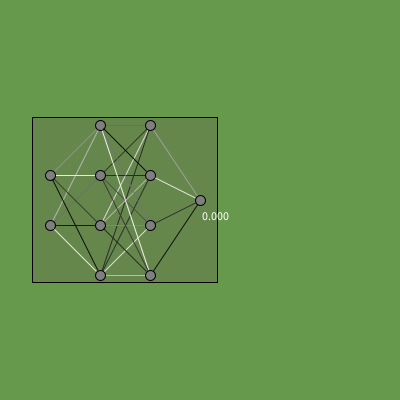
Frame 1 (no input)
Frame 60 (the mouse pressed at the canvas centre just before this capture): identical to frame 1, image omitted
Frame 120 (the mouse held since frame 60 and released just before this capture): identical to frame 1, image omitted

The Processing sketch that drew this single still picture (run headless with seeded random() and noise(); from frame 60 on, the mouse is pressed at the canvas centre):

// Processing sketch: Neural_Network_XOR
// ── Neural_Network_XOR.pde
Network NN;
Data D;
int[] nnDim ={2, 4,4, 1};

boolean manualInput=true;
float LearningRate = 0.01;

void setup() {
  size(400, 400);
  colorMode(RGB, 1, 1, 1);
  rectMode(CENTER);

  NN=new Network(nnDim);
  D=new Data();
}

void draw() {
  background(0.4, 0.6, 0.3);
  manualInput();
  showGrid();
  Train();
  NN.display();
}

///////////////////////////////////////////////////////////////////////
void manualInput() {
  if (manualInput) {
    if (mousePressed) {
      if (mouseButton == RIGHT) {
        float[] tryP ={mouseX/(float)width, mouseY/(float)height};
        NN.respond(tryP);
      }
    }
  }
}

///////////////////////////////////////////////////////////////////////
void Train() {
  if (!manualInput) {
    for (int i = 0; i < 100; i++) {
      D.LoadData();
      NN.train(D.inputs, D.outputs);
    }
  }
}

///////////////////////////////////////////////////////////////////////
void showGrid() {
  if (!manualInput) {
    noStroke();
    float s = width/100;
    for (float i=s/2; i < width+s/2; i+=s) {
      for (float j=s/2; j < height+s/2; j+=s) {
        float[] tryP ={i/(float)width, j/(float)height};
        NN.respond(tryP);
        fill((sigm(NN.response[0])+1)/2);
        rect(i, j, s, s);
      }
    }
    fill(1, 0, 0);
    text(100.0*NN.correct/NN.total+"%", width-80, height-20);
  }
}

///////////////////////////////////////////////////////////////////////
///////////////////////////////////////////////////////////////////////
///////////////////////////////////////////////////////////////////////

void keyPressed() {
  NN.reset();
}

void mousePressed() {
  if (mouseButton==LEFT) {
    manualInput=!manualInput;
  }
  if (mouseButton==RIGHT) {
    NN.total=0;
    NN.correct=0;
  }
}

void mouseWheel(MouseEvent event) {
  float e = event.getCount();
  LearningRate*=pow(2, e);
  println(LearningRate);
}

// ── Data.pde
class Data { 
  float [] inputs;
  float [] outputs;
  int output;

  Data() {
    inputs = new float [nnDim[0]];
    outputs = new float[nnDim[nnDim.length-1]];
  }

  void LoadData() { 
    for (int i = 0; i < inputs.length; i++) {
      inputs[i] = round(random(0, 1));
    }

    int a=round(inputs[0]);
    int b=round(inputs[1]);

    for (int i = 0; i < outputs.length; i++) { 
      if ((!boolean(a)&&boolean(b))||(boolean(a)&&!boolean(b) )) {
        outputs[i] = 1.0;
      } else {
        outputs[i] = -1;
      }
    }
  }
}

// ── Network.pde
ArrayList<Neuron> Neurons = new ArrayList();
class Network {
  PVector NNDim;
  float[] response = new float[nnDim[nnDim.length-1]];
  int correct;
  int total;

  Network(int[] nnDim) {
    ArrayList<Neuron> prevLayer = new ArrayList();
    for (int i=0; i < nnDim.length; i++) {
      prevLayer.clear();
      for (Neuron P : Neurons) {
        if (P.Layer==i-1) {
          prevLayer.add(P);
        }
      }
      for (int j = 0; j < nnDim[i]; j++) {
        Neurons.add(new Neuron(prevLayer, i, j));
      }
    }
    int maxIndex=-1;
    for (int i : nnDim) {
      maxIndex=max(maxIndex, i);
    }
    NNDim = new PVector(50*(nnDim.length-0.3), 50*(maxIndex-0.7)+25*(maxIndex)%2);
  }


  void display() {
    fill(0.4, 0.5, 0.3, 180);
    rect(50+(nnDim.length-1)*25, height/2, NNDim.x, NNDim.y);
    for (Neuron N : Neurons) {
      N.connect();
    }
    for (Neuron N : Neurons) {
      N.show();
    }
  }

  void respond(float[] input) {
    for (Neuron N : Neurons) {
      if (N.Layer==0) {
        N.output=input[N.Index];
      } else {
        N.respond();
      }
      if (N.Layer==nnDim.length-1) {
        response[N.Index]=N.output;
      }
    }
  }

  void train(float [] input, float [] outputs) {
    respond(input);
    for (Neuron N : Neurons) {
      if (N.Layer==nnDim.length-1) {
        N.setError(outputs[N.Index]);
        N.train();
        if (abs(N.output-outputs[N.Index])<0.2) {
          correct+=1;
        }
        total+=1;
      }
    }

    for (int i=nnDim.length-2; i >0; i--) {
      for (Neuron N : Neurons) {
        if (N.Layer==i) {
          N.train();
        }
      }
    }
  }

  void reset() {
    Neurons.clear();
    NN=new Network(nnDim);
  }
}

// ── Neuron.pde
class Neuron {
  ArrayList<Neuron> input = new ArrayList();
  float weights[];
  float error;
  float bias;
  float output;

  PVector absPos=new PVector();
  int Layer;
  int Index;

  Neuron(ArrayList<Neuron> input_, int Layer_, int Index_) {
    for (Neuron N : input_) {
      input.add(N);
    }
    weights = new float [input_.size()];
    for (int i = 0; i < input_.size(); i++) {
      weights[i] = randomGaussian();
    }
    absPos=getPos(Layer_, Index_);
    Layer=Layer_;
    Index=Index_;
  }

  void show() {
    stroke(0);
    fill((1+sigm(output))/2);
    strokeWeight(1);
    ellipse(absPos.x, absPos.y, 10, 10);
    if (Layer==nnDim.length-1) {
      fill(1);
      text(output, absPos.x, absPos.y+20);
    }
  }

  void connect() {
    for (Neuron N : input) {
      stroke((1+sigm(weights[N.Index]))/2);
      line(absPos.x, absPos.y, N.absPos.x, N.absPos.y);
    }
  }  

  void respond() {
    float sum_input = 0.0;
    for (Neuron N : input) {
      sum_input += N.output*weights[N.Index];
    }
    sum_input+=bias;
    output = sigm(sum_input);
    error = 0;
  }

  void setError(float desired) {
    error = desired-output;
  }

  void train() {
    float delta =(1.0 - output) * (1.0 + output) * error * LearningRate;
    bias+=output * delta;
    for (Neuron N : input) {
      if (N.Layer!=0) {
        N.error += weights[N.Index] * error;
      }
      weights[N.Index] += N.output * delta;
    }
  }
}

///////////////////////////////////////////////////////////////////////
///////////////////////////////////////////////////////////////////////
PVector getPos(int Layer, int index) {
  PVector out = new PVector();
  out.x=(Layer+1)*50;
  out.y=height/2+(2*index-nnDim[Layer]+1)*25;
  return out;
}

float sigm(float x) {
  return  2.0 / (1.0 + exp(-2.0 * x)) - 1.0;
}

float relu(float in) {
  return max(0.01, in);
}
